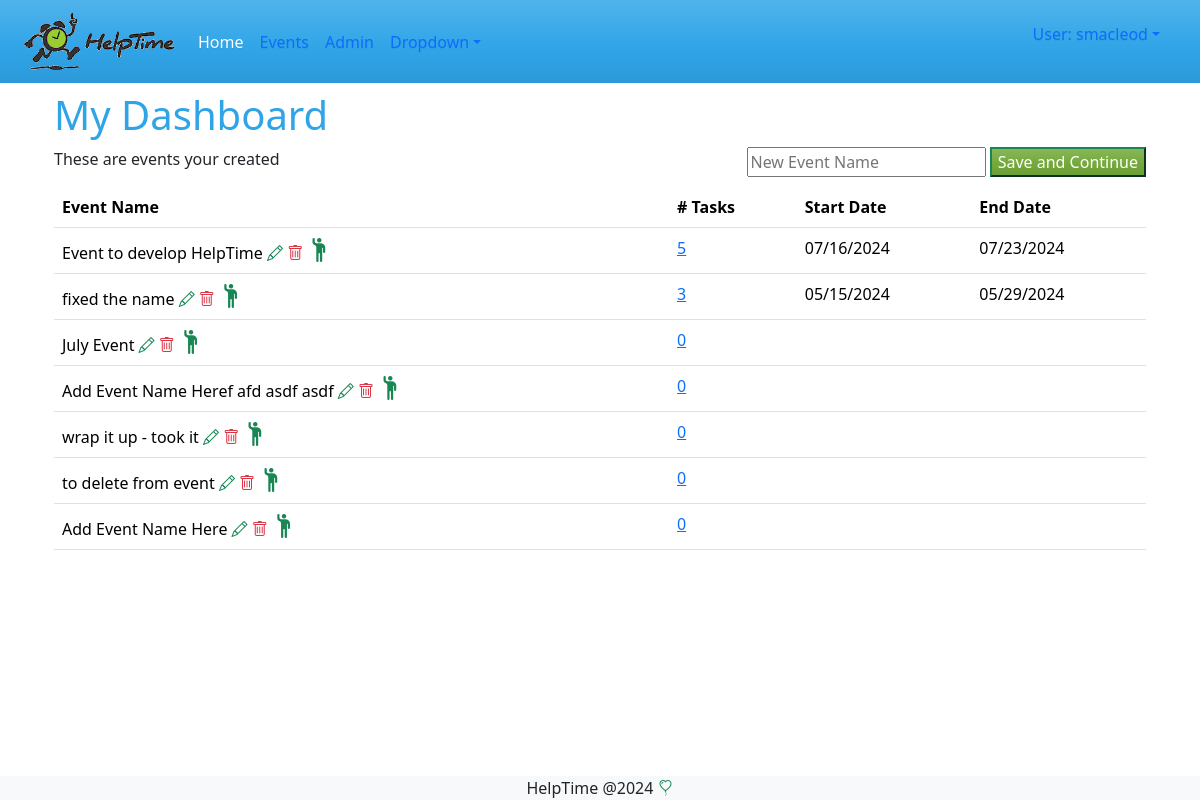
The page /events/dashboard (signed in) on the database its author committed.
### events/models.py (models this page shows, shortened)
class Event(models.Model):
    reminder_days_choice = models.TextChoices('days', '1 2 3 4 5 6 7')
    name = models.CharField(max_length=200, verbose_name='Event Name' )
    description = models.TextField(max_length=200, verbose_name='Event Description', blank=True)
    organization = models.CharField(max_length=100, verbose_name='Organization Name', blank=True )
    primery_contact = models.CharField(max_length=100, verbose_name='Primary Contact', blank=True)
    alternate_contact = models.CharField(max_length=100, verbose_name='Alt Contact', blank=True)
    hide_names = models.BooleanField(default=False, verbose_name='Hide Volunteer Names', blank=True)
    reminder_days = models.CharField(max_length=5, choices=reminder_days_choice, verbose_name='Days to remind in advance', default=7)
    created_by = models.ForeignKey(User, on_delete=models.SET_NULL, null=True, blank=True)
    created_at = models.DateTimeField(auto_now_add=True, null=True, blank=True)
    updated_at = models.DateTimeField(auto_now=True, blank=True, null=True)

### events/views.py (the view)
# urls.py: path("dashboard", views.dashboard, name="dashboard"),
@login_required  #forces a login
def dashboard(request):
    events = Event.objects.filter(Q(created_by=request.user)).annotate(
        start_task_date=Min('tasks__task_date'),
        end_task_date=Max('tasks__task_date'),
        count_task=Count('tasks'))
    form = EventCreateForm()
    if request.method == 'POST':
        form = EventCreateForm(request.POST)
        if form.is_valid():
            new_item = form.save(commit=False)
            new_item = form.save()
            return redirect ('events:eventupdate', new_item.pk)
    return render(request, 'events/dashboard.html', {'events' : events, 'form':form}) #to a template empty {} if no context

### events/forms.py
class EventCreateForm(forms.ModelForm):
    class Meta:
        model = Event
        fields= ['name']
        widgets = {
            'name' :  forms.TextInput(
                attrs={'placeholder': 'New Event Name'}),
        }

### events/templates/events/dashboard.html (shortened to what this page needs)
{% extends 'master.html' %}
{% block content %}
<h1> My Dashboard</h1>
<div class="float-end">
    <form action="" method="post">
        {{form.name}}
        <input type="submit" value="Save and Continue" class="btn-success" />
    </form>
</div>
{% if events %}
    <p>These are events your created</p>
{% else %}
    <p>No events are available.</p>
{% endif %}
<table class="table">
    <tr>
        <th>Event Name</th>
        <th># Tasks</th>
        <th>Start Date</th>
        <th>End Date</th>
    </tr>
    {% for event in events %}
    <tr>
        <td>{{ event.name }}
            <a href="{% url 'events:eventupdate' event.id %}" class="text-success"><i class="bi bi-pencil"></i></a>
            <a href="{% url 'events:eventdelete' event.id %}" class="text-danger"><i class="bi bi-trash "></i></a>
            <a href="{% url 'events:volunteer' event.id %}" class="text-success"><i class="bi bi-person-raised-hand h4 text-success"></i>
        </td>
        <td><a href="{% url 'events:tasklist' event.id %}" class="text-primary">{{ event.count_task }}</a></td>
        <td>{{ event.start_task_date | date:"m/d/Y" }} </td>
        <td>{{ event.end_task_date | date:"m/d/Y"}} </td>
    </tr>
    {% endfor %}
</table>
{% endblock %}

### templates/master.html (shortened to what this page needs)
{% load static %}
<!DOCTYPE html>
<html lang="en">
<head>
  <link rel="stylesheet" href="{% static 'styles/styles.css' %} ">
  <link rel="stylesheet" href="https://cdn.jsdelivr.net/npm/bootstrap-icons@1.11.3/font/bootstrap-icons.min.css">
  <link rel="stylesheet" href="https://cdn.jsdelivr.net/npm/bootstrap@5.1.3/dist/css/bootstrap.min.css"
>
</head>
<body>
  <nav class="navbar navbar-expand-md bg-primary" data-bs-theme="dark">
    <div class="container-fluid">
      <a class="navbar-brand" href="/">
        <img src="{% static '/images/HelptimeLogo_blk_green_RGB_100px_transparent.gif' %}" alt="HelpTime.org"
          width="150" ;></a>
      <div class="collapse navbar-collapse" id="navbarColor01">
        <ul class="navbar-nav me-auto">
          <li class="nav-item">
            <a class="nav-link active" href="/">Home
            </a>
          </li>
          <li class="nav-item">
            <a class="nav-link" href="/events">Events</a>
          <li class="nav-item">
            <a class="nav-link" href="/admin">Admin</a>
          </li>
          <li class="nav-item dropdown">
            <a class="nav-link dropdown-toggle" data-bs-toggle="dropdown" href="#" role="button" aria-haspopup="true"
              aria-expanded="false">Dropdown</a>
          </li>
        </ul>
        <ul class="nav-item ">
          {% if user.is_authenticated %}
            <ul class="nav-item dropdown">
              <a class="nav-link dropdown-toggle" data-bs-toggle="dropdown" href="#" role="button" aria-haspopup="true"
                aria-expanded="false">User: {{ user.get_username }}</a>
            </ul>
          {% else %}
            <a href="{% url 'login' %}?next={{ request.path }}">Login <i class="bi bi-person text-success"></i></a>
          {% endif %}
        </ul>
      </div>
    </div>
  </nav>
  <div class="container mt-2">
    {% block content %}
    {% endblock %}
  </div>
  <pre>
</pre>
  <footer class="bg-light text-center fixed-bottom mb">
    HelpTime @2024
    <i class="bi bi-balloon-heart text-success" style="font-size: 2rm;"></i>
  </footer>
</body>
</html>

### rows shown on the page
Event: name "Event to develop HelpTime", count_task "5", start_task_date "07/16/2024", end_task_date "07/23/2024"
Event: name "fixed the name", count_task "3", start_task_date "05/15/2024", end_task_date "05/29/2024"
Event: name "July Event", count_task "0"
Event: name "Add Event Name Heref afd asdf asdf", count_task "0"
Event: name "wrap it up - took it", count_task "0"
Event: name "to delete from event", count_task "0"
Event: name "Add Event Name Here", count_task "0"

### other values the page prints
{{ user.get_username }} "smacleod"
